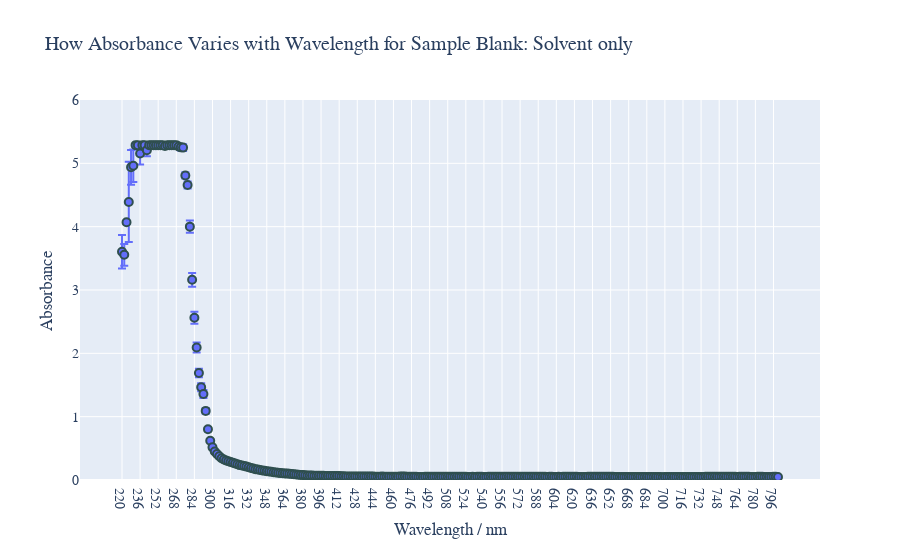

Notebook source saved alongside this figure:
### Code cell
# Plot for just the solvent
plot_graph("Blank", 1, "Blank")

### Figure 1 — Plotly figure (JSON) as saved in the notebook; plotly's stock layout.template omitted (floating-point values rounded to 4 significant figures; data arrays with more than 128 entries replaced by an {"elided": "..."} marker saying what was removed)
{"data": [{"error_y": {"array": {"elided": "291 float values"}}, "hovertemplate": "Wavelength / nm=%{x}<br>Absorbance=%{y}<extra></extra>", "legendgroup": "", "marker": {"color": "#636efa", "line": {"color": "DarkSlateGrey", "width": 2}, "size": 8, "symbol": "circle"}, "mode": "markers", "name": "", "orientation": "v", "showlegend": false, "type": "scatter", "x": {"elided": "291 str values"}, "xaxis": "x", "y": {"elided": "291 float values"}, "yaxis": "y"}], "layout": {"font": {"family": "Calibri", "size": 14}, "legend": {"tracegroupgap": 0}, "title": {"text": "How Absorbance Varies with Wavelength for Sample Blank: Solvent only"}, "xaxis": {"anchor": "y", "domain": [0, 1], "title": {"text": "Wavelength / nm"}}, "yaxis": {"anchor": "x", "domain": [0, 1], "range": [0, 6], "title": {"text": "Absorbance"}}}}
